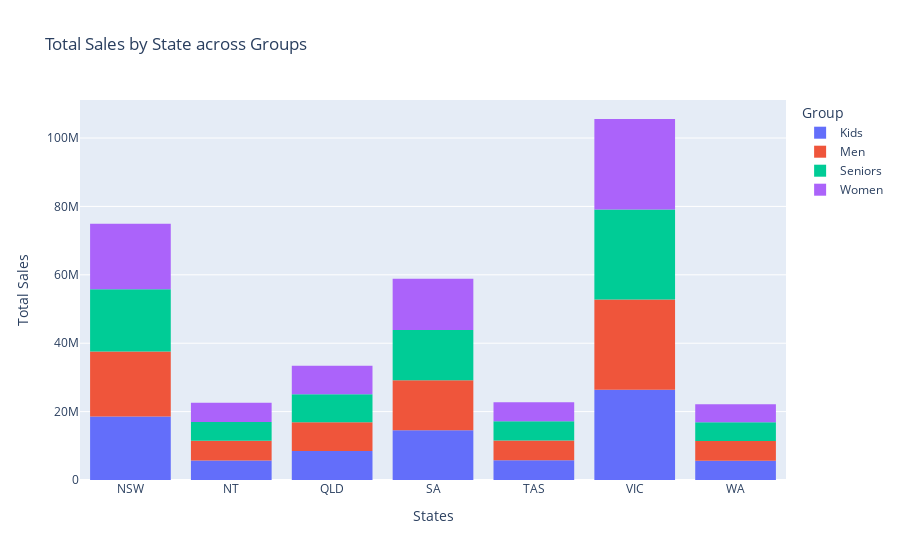

Notebook code for this chart:
### Markdown cell above
## 1. State-wise sales analysis for different demographic groups (kids, women, men, and seniors).

### Code cell
# Create a Histogram plot to view Total Sales by States across all groups

import plotly.express as px


fig = px.histogram(vis_df, x="State", y="Sales", color="Group",title="Total Sales by State across Groups")

fig.update_layout(xaxis_title="States",yaxis_title="Total Sales")

fig.show()

### Figure 1 — Plotly figure (JSON) as saved in the notebook; plotly's stock layout.template omitted (floating-point values rounded to 4 significant figures)
{"data": [{"alignmentgroup": "True", "bingroup": "x", "histfunc": "sum", "hovertemplate": "Group=Kids<br>State=%{x}<br>sum of Sales=%{y}<extra></extra>", "legendgroup": "Kids", "marker": {"color": "#636efa", "pattern": {"shape": ""}}, "name": "Kids", "offsetgroup": "Kids", "orientation": "v", "showlegend": true, "type": "histogram", "x": ["NSW", "NT", "QLD", "SA", "TAS", "VIC", "WA"], "xaxis": "x", "y": [18587500, 5700000, 8510000, 14515000, 5775000, 26360000, 5625000], "yaxis": "y"}, {"alignmentgroup": "True", "bingroup": "x", "histfunc": "sum", "hovertemplate": "Group=Men<br>State=%{x}<br>sum of Sales=%{y}<extra></extra>", "legendgroup": "Men", "marker": {"color": "#EF553B", "pattern": {"shape": ""}}, "name": "Men", "offsetgroup": "Men", "orientation": "v", "showlegend": true, "type": "histogram", "x": ["NSW", "NT", "QLD", "SA", "TAS", "VIC", "WA"], "xaxis": "x", "y": [19022500, 5762500, 8392500, 14655000, 5757500, 26407500, 5752500], "yaxis": "y"}, {"alignmentgroup": "True", "bingroup": "x", "histfunc": "sum", "hovertemplate": "Group=Seniors<br>State=%{x}<br>sum of Sales=%{y}<extra></extra>", "legendgroup": "Seniors", "marker": {"color": "#00cc96", "pattern": {"shape": ""}}, "name": "Seniors", "offsetgroup": "Seniors", "orientation": "v", "showlegend": true, "type": "histogram", "x": ["NSW", "NT", "QLD", "SA", "TAS", "VIC", "WA"], "xaxis": "x", "y": [18187500, 5465000, 8190000, 14717500, 5650000, 26315000, 5512500], "yaxis": "y"}, {"alignmentgroup": "True", "bingroup": "x", "histfunc": "sum", "hovertemplate": "Group=Women<br>State=%{x}<br>sum of Sales=%{y}<extra></extra>", "legendgroup": "Women", "marker": {"color": "#ab63fa", "pattern": {"shape": ""}}, "name": "Women", "offsetgroup": "Women", "orientation": "v", "showlegend": true, "type": "histogram", "x": ["NSW", "NT", "QLD", "SA", "TAS", "VIC", "WA"], "xaxis": "x", "y": [19172500, 5652500, 8325000, 14970000, 5577500, 26482500, 5262500], "yaxis": "y"}], "layout": {"barmode": "relative", "legend": {"title": {"text": "Group"}, "tracegroupgap": 0}, "title": {"text": "Total Sales by State across Groups"}, "xaxis": {"anchor": "y", "domain": [0, 1], "title": {"text": "States"}}, "yaxis": {"anchor": "x", "domain": [0, 1], "title": {"text": "Total Sales"}}}}
